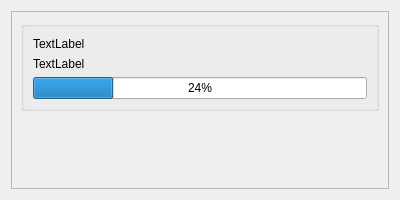
<?xml version="1.0" encoding="UTF-8"?>
<ui version="4.0">
 <class>download_list</class>
 <widget class="QDialog" name="download_list">
  <property name="geometry">
   <rect>
    <x>0</x>
    <y>0</y>
    <width>400</width>
    <height>200</height>
   </rect>
  </property>
  <property name="minimumSize">
   <size>
    <width>400</width>
    <height>200</height>
   </size>
  </property>
  <property name="windowTitle">
   <string>Dialog</string>
  </property>
  <layout class="QVBoxLayout" name="verticalLayout">
   <item>
    <widget class="QScrollArea" name="scrollArea">
     <property name="widgetResizable">
      <bool>true</bool>
     </property>
     <widget class="QWidget" name="scrollAreaWidgetContents">
      <property name="geometry">
       <rect>
        <x>0</x>
        <y>0</y>
        <width>380</width>
        <height>180</height>
       </rect>
      </property>
      <layout class="QVBoxLayout" name="verticalLayout_2">
       <property name="sizeConstraint">
        <enum>QLayout::SetMinAndMaxSize</enum>
       </property>
       <item>
        <widget class="QGroupBox" name="download_item_list">
         <property name="sizePolicy">
          <sizepolicy hsizetype="Expanding" vsizetype="Expanding">
           <horstretch>0</horstretch>
           <verstretch>0</verstretch>
          </sizepolicy>
         </property>
         <property name="maximumSize">
          <size>
           <width>16777215</width>
           <height>90</height>
          </size>
         </property>
         <property name="title">
          <string/>
         </property>
         <layout class="QVBoxLayout" name="verticalLayout_3">
          <item>
           <widget class="QLabel" name="download_name_list">
            <property name="text">
             <string>TextLabel</string>
            </property>
           </widget>
          </item>
          <item>
           <widget class="QLabel" name="download_path_list">
            <property name="text">
             <string>TextLabel</string>
            </property>
           </widget>
          </item>
          <item>
           <widget class="QProgressBar" name="progressBar">
            <property name="value">
             <number>24</number>
            </property>
           </widget>
          </item>
         </layout>
        </widget>
       </item>
      </layout>
     </widget>
    </widget>
   </item>
  </layout>
 </widget>
 <resources/>
 <connections/>
</ui>
